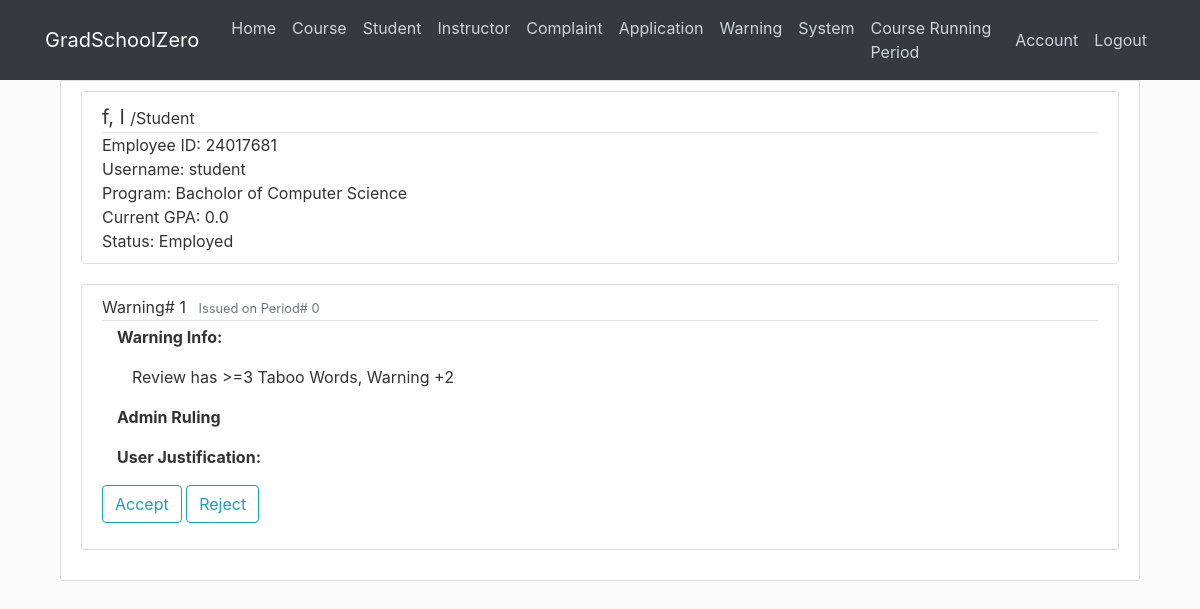
The page /warning/24017681/1 (signed in) on the database its author committed.
### cunyzero/models.py (models this page shows, shortened)
class Period(db.Model):#set-up, registration, running, or grading period
    id = db.Column(db.Integer, primary_key=True)
    period = db.Column(db.Integer, nullable = False, default=0)#periods passed
    def getPeriodName(self):# returns set-up, registration, running, or grading period
        remainder = self.period % 4
        if remainder==0:
            return "Course Set-up Period"
        if remainder==1:
            return "Course Registration Period"
        if remainder==2:
            return "Course Running Period"
        if remainder==3:
            return "Grading Period"

class Student(db.Model):
    ownerId = db.Column(db.Integer, primary_key=True)
    firstname = db.Column(db.String(30), nullable=False)
    lastname = db.Column(db.String(30), nullable=False)
    programId = db.Column(db.Integer, db.ForeignKey('program.id'), nullable=False)
    honor = db.Column(db.Integer, nullable = False, default=0)
    status = db.Column(db.String(20), default='Employed')#suspended, graduated, etc.
    fine = db.Column(db.Float, nullable = False, default=0)
    gpa = db.Column(db.Float, nullable = False, default=0.0)
    warning = db.Column(db.Integer, nullable = False, default=0)
    enrollmentPermission = db.Column(db.Boolean, nullable=False, default=False)#special enrollment permission
    user = db.relationship('User', backref='studentOwner', lazy=True)
    courses = db.relationship('StudentCourse', backref='student', lazy=True)
    application = db.relationship('GraduationApplication', backref='applicant', lazy=True)
    warnings = db.relationship('Warning', backref='targetStudent', lazy=True)
    complaints = db.relationship('Complaint', backref='owner', lazy=True)

class User(db.Model, UserMixin):
    id = db.Column(db.Integer, primary_key=True)
    username = db.Column(db.String(20), unique=True, nullable=False)
    image_file = db.Column(db.String(20), nullable=False, default='default.jpg')
    password = db.Column(db.String(60), nullable=False)
    role = db.Column(db.String(30), nullable=False, default='Visitor')
    ownerId = db.Column(db.Integer, db.ForeignKey('visitor.ownerId'), db.ForeignKey('admin.ownerId'), db.ForeignKey('student.ownerId'), db.ForeignKey('instructor.ownerId'))
    def getPeriodName(self):
        return Period.query.all()[0].getPeriodName()

class Program(db.Model):
    id = db.Column(db.Integer, primary_key=True)
    name = db.Column(db.String(20), unique=True, nullable=False)
    capacity = db.Column(db.Integer, nullable=False, default=10)
    enrolled_total = db.Column(db.Integer, nullable=False, default=0)

class Warning(db.Model):
    id = db.Column(db.Integer, primary_key=True)
    userId = db.Column(db.Integer, db.ForeignKey('student.ownerId'), db.ForeignKey('instructor.ownerId'), nullable=False)
    message = db.Column(db.Text, nullable=False, default='')
    semesterWarned = db.Column(db.Integer, nullable=False, default=0)# period/semester warning was sent
    justification = db.Column(db.Text, nullable=False, default='')# if null then admin dont need to process it
    result = db.Column(db.Text, nullable=False, default='') # if result=='' warning is not yet processed, else has the processed result

### cunyzero/routes.py (the view)
@app.route('/warning/<int:userId>/<int:warningId>', methods=['GET', 'POST'])
def warning_page(userId, warningId):# show specific warning
    if current_user.role!='Admin':
        if (current_user.role!='Student' and current_user.role!='Instructor') or (userId != current_user.ownerId):
            return redirect(url_for('home'))
    form = JustifyWarningForm()
    user = User.query.filter_by(ownerId=userId).first()
    owner = (user.studentOwner if user.role=='Student' else user.instructorOwner)
    warning = Warning.query.filter_by(id=warningId, userId=userId).first()
    program = (Program.query.filter_by(id=owner.programId).first() if user.role=='Student' else None)
    if form.validate_on_submit():
        if current_user.role=='Admin':
            if warning.result == '':
                if form.accept.data:
                    if warning.message=="Review has >=3 Taboo Words, Warning +2":#special case hard code
                        warning.result = "Justification Accepted, Warning -2"
                        owner.warning-=2
                    else:
                        warning.result = "Justification Accepted, Warning -1"
                        owner.warning-=1
                    flash("Justification Accepted",'success')
                elif form.reject.data:
                    warning.result = "Justification Rejected"
                    flash("Justification Rejected",'success')
            else:
                flash("Already Processed",'danger')
            db.session.commit()
            return redirect(url_for('review_warning_page'))
        else:
            warning.justification=form.justification.data
            flash("Justification Updated",'success')
            db.session.commit()
            return redirect(url_for('user_warning_page',userId=userId))
    elif request.method=='GET':
        form.justification.data = warning.justification
    return render_template("review-warning.html", form=form, warning=warning, owner=owner, user=user, program=program)

### cunyzero/forms.py
class JustifyWarningForm(FlaskForm):
    justification = TextAreaField('Provide Justification')
    provideJustification = SubmitField('Update')
    accept = SubmitField('Accept')
    reject = SubmitField('Reject')

### cunyzero/models.py (called while the page is built)
@login_manager.user_loader
def load_user(user_id):
    return User.query.get(int(user_id))

### cunyzero/templates/review-warning.html (shortened to what this page needs)
{% extends 'layout.html' %}
{% block content %}
<div class="container">
    <div class="content-section">
        <div class="media content-section">
            <div class="media-body" style="position: relative">
                <div class="lead border-bottom">
                    <strong>{{ owner.firstname }}, {{ owner.lastname }}</strong>
                    <small>/{{ user.role }}</small>
                </div>
                <div>Employee ID: {{ owner.ownerId }}</div>
                <div>Username: {{ user.username }}</div>
                {% if user.role == "Student"%}
                    <div>Program: {{ program.name }}</div>
                    <div>Current GPA: {{ owner.gpa }}</div>
                {% endif %}
                <div>Status: {{ owner.status }}</div>
            </div>
        </div>
    <div class="content-section">
        <article>
            <div class="media-body">
              <div class="article-metadata">
                <a class="mr-2" >Warning# {{warning.id}}</a>
                <small class="text-muted">Issued on Period# {{warning.semesterWarned}}</small>
              </div>
                <div class="container">
                    <strong><p class="article-content">Warning Info: </p></strong>
                    <div class=container><p class="article-content">{{warning.message}}</p></div>
                    <strong><p>Admin Ruling</p></strong>
                </div>
              </div>
          </article>
          <form method="POST", action="">
            <fieldset class="form-group">
                <div class="form-group col-md-3">
                    {% if current_user.role != 'Admin' %}
                    <strong>{{ form.justification.label(class="form-control-label") }}</strong>
                        {% if form.justification.errors %}
                            {{ form.justification(class="form-control form-control-lg is-invalid") }}
                            <div class="invalid-feedback">
                                {% for error in form.justification.errors %}
                                    <span>{{ error }}</span>
                                {% endfor%}
                            </div>
                        {% else %}
                            {{ form.justification(class="form-control form-control-lg") }}
                        {% endif %}
                    {% else %}
                    <strong><p class="article-content">User Justification: </p></strong>
                    {% endif %}
                </div>
                {% if current_user.role == 'Admin' %}
                <div class="form-group mb-0">
                    {{ form.accept(class="btn btn-outline-info") }}
                    {{ form.reject(class="btn btn-outline-info") }}
                </div>
                {% else %}
                <div class="form-group mb-0">
                    {{ form.provideJustification(class="btn btn-outline-info") }}
                </div>
                {% endif %}
            </fieldset>
        </form>
    </div>
</div>
{% endblock content %}

### cunyzero/templates/layout.html (shortened to what this page needs)
<!DOCTYPE html>
<html lang="en">
<head>
    <link rel="stylesheet" href="https://maxcdn.bootstrapcdn.com/bootstrap/4.0.0/css/bootstrap.min.css">
    <link rel="stylesheet" type="text/css" href="{{ url_for('static', filename='main.css') }}">
    <link rel="stylesheet" type="text/css" href="{{ url_for('static', filename='uicons-regular-rounded.css') }}">
</head>
<body id="bootstrap-overrides">
    <header class="site-header">
        <nav class="navbar navbar-expand-md navbar-dark bg-dark fixed-top">
            <div class="container">
                <a class="navbar-brand mr-4" href="/">GradSchoolZero</a>
                <div class="collapse navbar-collapse" id="navbarToggle">
                    <div class="navbar-nav mr-auto">
                        <a class="nav-item nav-link" href="{{ url_for('home') }}">Home</a>
                        {% if current_user.is_authenticated %}
                            {% if current_user.role == 'Visitor' %}
                                <a class="nav-item nav-link" href="#">Course</a>
                                <a class="nav-item nav-link" href="#">Instructor</a>
                            {% elif current_user.role == 'Admin' %}
                                <a class="nav-item nav-link" href="{{ url_for('course_manage') }}">Course</a>
                                <a class="nav-item nav-link" href="{{ url_for('student_manage') }}">Student</a>
                                <a class="nav-item nav-link" href="{{ url_for('instructor_manage') }}">Instructor</a>
                                <a class="nav-item nav-link" href="{{ url_for('complaint_manage') }}">Complaint</a>
                                <a class="nav-item nav-link" href="{{ url_for('application_manage') }}">Application</a>
                                <a class="nav-item nav-link" href="{{ url_for('review_warning_page') }}">Warning</a>
                                <a class="nav-item nav-link" href="{{ url_for('change_period') }}">System</a>
                            {% endif %}
                                <a class="nav-item nav-link">{{current_user.getPeriodName()}}</a>
                        {% endif %}
                    </div>
                    <div class="navbar-nav">
                        {% if current_user.is_authenticated %}
                            {% if current_user.role == 'Visitor' %}
                                <a class="nav-item nav-link" href="{{ url_for('enrollment_application') }}">Enrollment</a>
                                <a class="nav-item nav-link" href="{{ url_for('logout') }}">Logout</a>
                            {% else %}
                                <a class="nav-item nav-link" href="{{ url_for('account') }}">Account</a>
                                <a class="nav-item nav-link" href="{{ url_for('logout') }}">Logout</a>
                            {% endif %}
                        {% else %}
                            <a class="nav-item nav-link" href="{{ url_for('login') }}">Login</a>
                            <a class="nav-item nav-link" href="{{ url_for('register') }}">Register</a>
                        {% endif %}
                    </div>
                </div>
            </div>
        </nav>
    </header>
    <main role="main" class="container">
        <div class="row">
            <div class="col-md-12">
                {% block content %}{% endblock %}
            </div>
        </div>
    </main>
</body>
</html>

### cunyzero/static/main.css (style rules this page uses)
body { background: #fafafa; color: #333333; margin-top: 5rem; }
.site-header .navbar-nav .nav-link { color: #cbd5db; }
.content-section { background: #ffffff; padding: 10px 20px; border: 1px solid #dddddd; border-radius: 3px; margin-bottom: 20px; }
.article-content { white-space: pre-line; }
.article-metadata { padding-bottom: 1px; margin-bottom: 4px; border-bottom: 1px solid #e3e3e3 }

### rows shown on the page
Period: getPeriodName "Course Running Period"
Student: firstname "f", lastname "l", ownerId "24017681", gpa "0.0", status "Employed"
User: role "Student", username "student"
Program: name "Bacholor of Computer Science"
Warning: id "1", semesterWarned "0", message "Review has >=3 Taboo Words, Warning +2"
